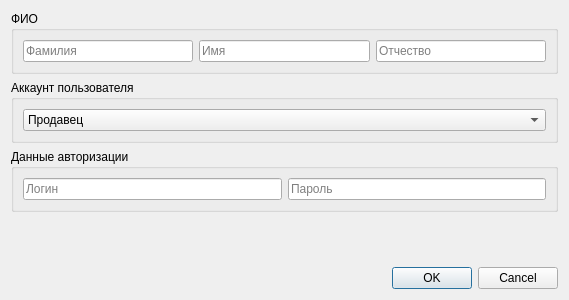
<?xml version="1.0" encoding="UTF-8"?>
<ui version="4.0">
 <class>UserDialog</class>
 <widget class="QDialog" name="UserDialog">
  <property name="geometry">
   <rect>
    <x>0</x>
    <y>0</y>
    <width>569</width>
    <height>300</height>
   </rect>
  </property>
  <property name="minimumSize">
   <size>
    <width>569</width>
    <height>300</height>
   </size>
  </property>
  <property name="maximumSize">
   <size>
    <width>569</width>
    <height>300</height>
   </size>
  </property>
  <property name="windowTitle">
   <string>Пользователь</string>
  </property>
  <layout class="QVBoxLayout" name="verticalLayout">
   <item>
    <widget class="QGroupBox" name="mainBox">
     <property name="title">
      <string>ФИО</string>
     </property>
     <layout class="QHBoxLayout" name="horizontalLayout">
      <item>
       <widget class="QLineEdit" name="secondName">
        <property name="placeholderText">
         <string>Фамилия</string>
        </property>
       </widget>
      </item>
      <item>
       <widget class="QLineEdit" name="firstName">
        <property name="placeholderText">
         <string>Имя</string>
        </property>
       </widget>
      </item>
      <item>
       <widget class="QLineEdit" name="patronymic">
        <property name="placeholderText">
         <string>Отчество</string>
        </property>
       </widget>
      </item>
     </layout>
    </widget>
   </item>
   <item>
    <widget class="QGroupBox" name="groupBox_2">
     <property name="title">
      <string>Аккаунт пользователя</string>
     </property>
     <layout class="QHBoxLayout" name="horizontalLayout_2">
      <item>
       <widget class="QComboBox" name="accountType">
        <item>
         <property name="text">
          <string>Продавец</string>
         </property>
        </item>
        <item>
         <property name="text">
          <string>Менеджер</string>
         </property>
        </item>
       </widget>
      </item>
     </layout>
    </widget>
   </item>
   <item>
    <widget class="QGroupBox" name="authBox">
     <property name="title">
      <string>Данные авторизации</string>
     </property>
     <layout class="QHBoxLayout" name="horizontalLayout_3">
      <item>
       <widget class="QLineEdit" name="login">
        <property name="placeholderText">
         <string>Логин</string>
        </property>
       </widget>
      </item>
      <item>
       <widget class="QLineEdit" name="password">
        <property name="echoMode">
         <enum>QLineEdit::PasswordEchoOnEdit</enum>
        </property>
        <property name="placeholderText">
         <string>Пароль</string>
        </property>
       </widget>
      </item>
     </layout>
    </widget>
   </item>
   <item>
    <spacer name="verticalSpacer">
     <property name="orientation">
      <enum>Qt::Vertical</enum>
     </property>
     <property name="sizeHint" stdset="0">
      <size>
       <width>20</width>
       <height>73</height>
      </size>
     </property>
    </spacer>
   </item>
   <item>
    <widget class="QDialogButtonBox" name="buttonBox">
     <property name="orientation">
      <enum>Qt::Horizontal</enum>
     </property>
     <property name="standardButtons">
      <set>QDialogButtonBox::Cancel|QDialogButtonBox::Ok</set>
     </property>
    </widget>
   </item>
  </layout>
 </widget>
 <resources/>
 <connections>
  <connection>
   <sender>buttonBox</sender>
   <signal>accepted()</signal>
   <receiver>UserDialog</receiver>
   <slot>accept()</slot>
   <hints>
    <hint type="sourcelabel">
     <x>248</x>
     <y>254</y>
    </hint>
    <hint type="destinationlabel">
     <x>157</x>
     <y>274</y>
    </hint>
   </hints>
  </connection>
  <connection>
   <sender>buttonBox</sender>
   <signal>rejected()</signal>
   <receiver>UserDialog</receiver>
   <slot>reject()</slot>
   <hints>
    <hint type="sourcelabel">
     <x>316</x>
     <y>260</y>
    </hint>
    <hint type="destinationlabel">
     <x>286</x>
     <y>274</y>
    </hint>
   </hints>
  </connection>
 </connections>
</ui>
